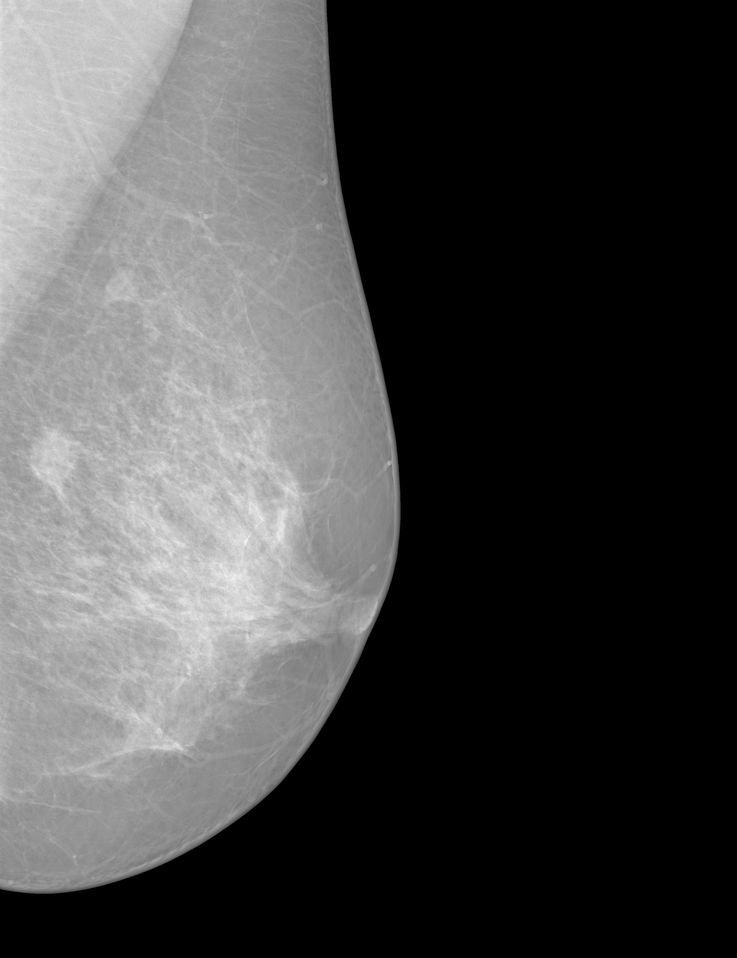
#> input picture 20588216_image.png, 737 x 958 px, shrunk from 2560 x 3328 before the run, found by its file name
$ jupyter execute --allow-errors 'Object Detection for Dummies Part 1 Gradient Vector, HOG, and SS.ipynb'
#> lines starting #> are read from the running program, lines starting #| are printed output that depends on the picture
### Sobel Operator

[cell 1]
import numpy as np
import imageio
import scipy.signal as sig
import matplotlib.pyplot as plt

img = imageio.imread("/Users/nikhil/Documents/GitHub/Random-Repo/20588216_image.png")
#> img is the input picture: shape (958, 737); min 0, max 247, mean 71.5

# Define the Sobel operator kernels.
kernel_x = np.array([[-1, 0, 1],[-2, 0, 2],[-1, 0, 1]])
kernel_y = np.array([[1, 2, 1], [0, 0, 0], [-1, -2, -1]])

G_x = sig.convolve2d(img, kernel_x, mode='same')
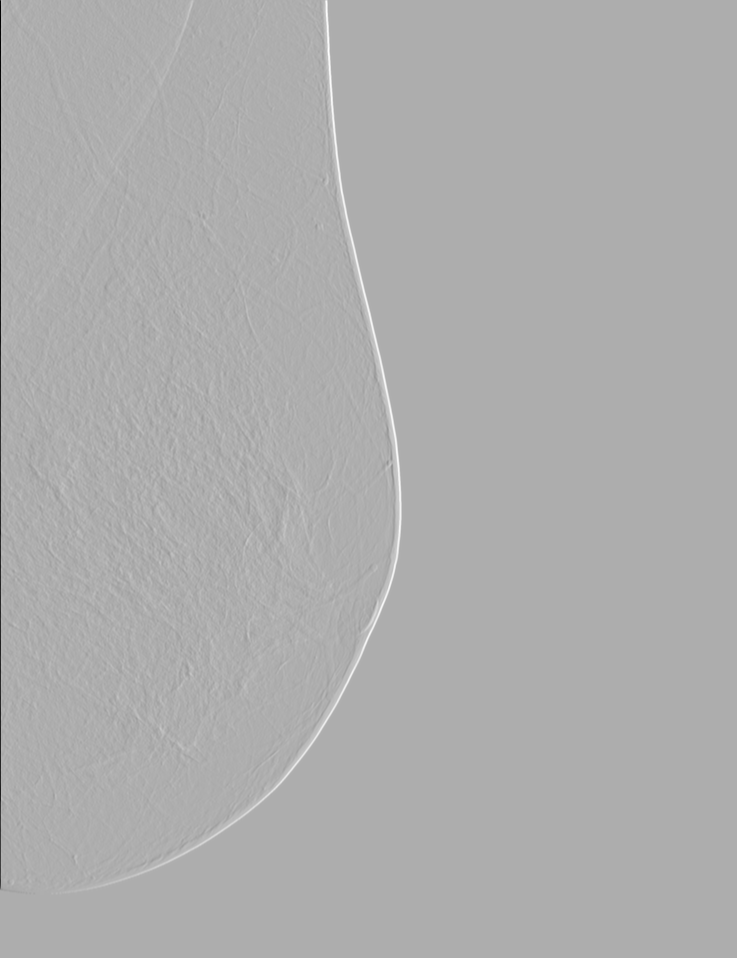
#> G_x: shape (958, 737) int64; min -887, max 413, mean 0.9; drawn with min black and max white
G_y = sig.convolve2d(img, kernel_y, mode='same')
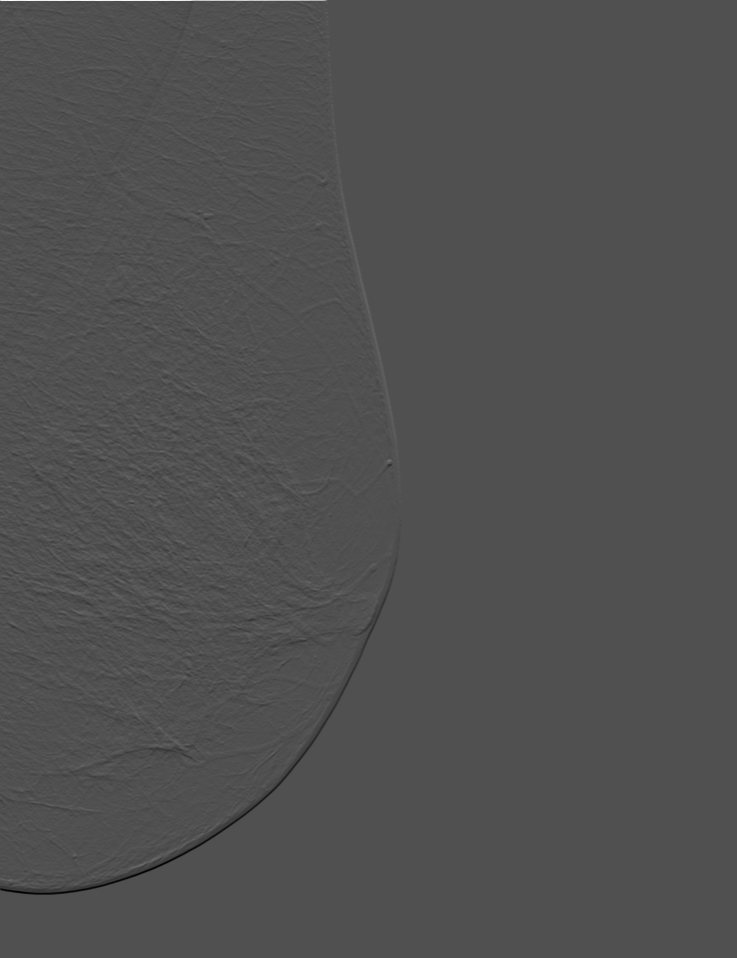
#> G_y: shape (958, 737) int64; min -405, max 874, mean -0.3; drawn with min black and max white

# Plot them!
fig = plt.figure()
ax1 = fig.add_subplot(121)
ax2 = fig.add_subplot(122)

# Actually plt.imshow() can handle the value scale well even if I don't do
# the transformation (G_x + 255) / 2.
ax1.imshow((G_x + 255) / 2, cmap='gray'); ax1.set_xlabel("Gx")
ax2.imshow((G_y + 255) / 2, cmap='gray'); ax2.set_xlabel("Gy")
plt.show()
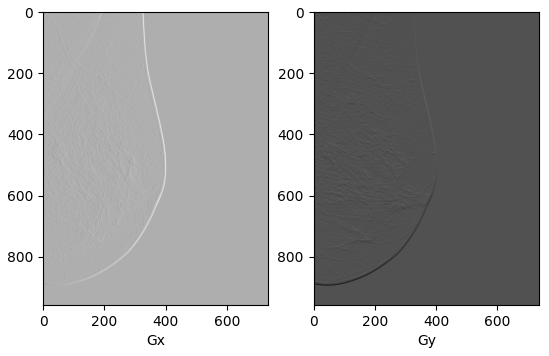
#> figure drawn by matplotlib, 2 panels

### Felsenszwalb's efficient graph based image segmentation

[cell 2]
import skimage.segmentation
from matplotlib import pyplot as plt

img2 = imageio.imread("/Users/nikhil/Documents/GitHub/Random-Repo/20588216_image.png")
segment_mask1 = skimage.segmentation.felzenszwalb(img2, scale=100)
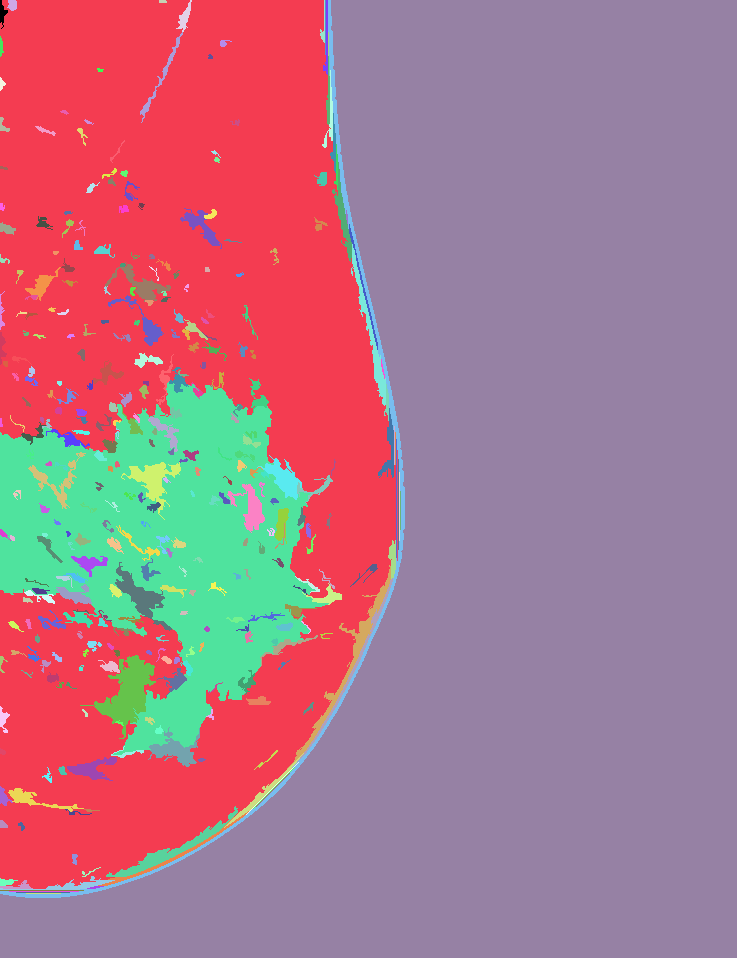
#> segment_mask1: shape (958, 737) int64; 340 distinct labels, from 0 to 339; one colour per label, 0 black
segment_mask2 = skimage.segmentation.felzenszwalb(img2, scale=1000)
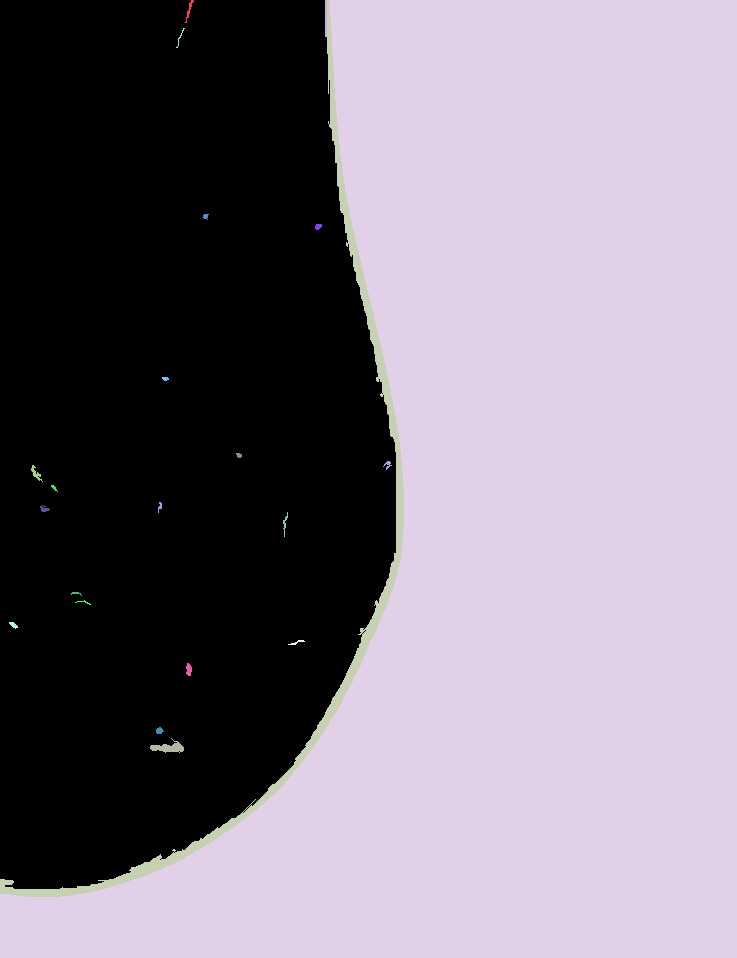
#> segment_mask2: shape (958, 737) int64; 23 distinct labels, from 0 to 22; one colour per label, 0 black

fig = plt.figure(figsize=(12, 5))
ax1 = fig.add_subplot(121)
ax2 = fig.add_subplot(122)
ax1.imshow(segment_mask1); ax1.set_xlabel("k=100")
ax2.imshow(segment_mask2); ax2.set_xlabel("k=1000")
fig.suptitle("Felsenszwalb's efficient graph based image segmentation")
plt.tight_layout()
plt.show()
